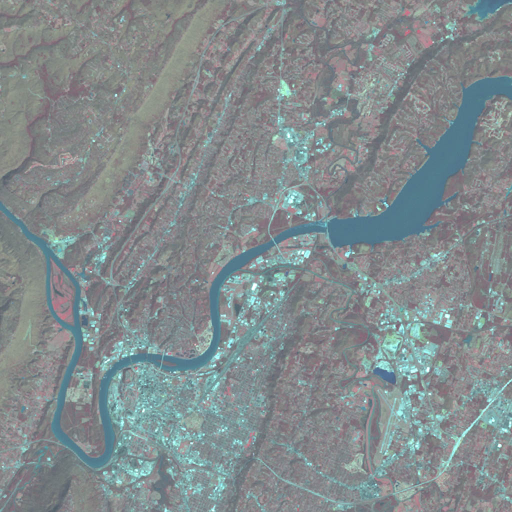
%> input picture LCSI.jpg, 1024 x 1024 px (shown at 1/2 size)
$ octave Shannon.m   (GNU Octave 9; MATLAB toolbox functions it lacks are replaced by stand-ins)
%> lines starting %> are read from the running program, lines starting %| are printed output that depends on the picture

I = (imread('LCSI.jpg'));
%> I is the input picture: size 1024x1024x3 uint8; mean R, G, B 131, 140.2, 142.3
%I=rgb2gray(I);
[r,c,k]=size(I)
%> r = 1024; c = 1024; k = 3
rChannel=I(:,:,1);
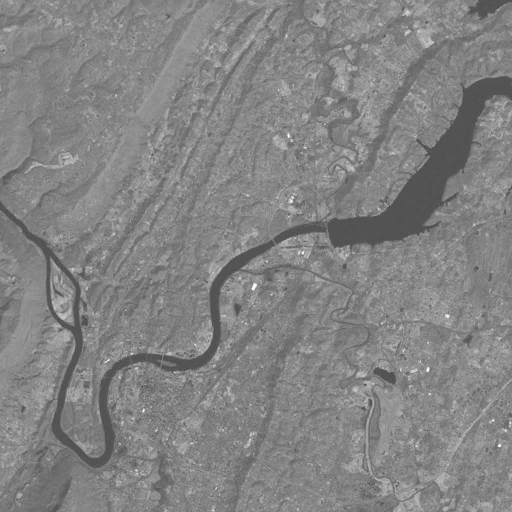
%> rChannel: size 1024x1024 uint8 (shown at 1/2 size); min 60, max 255, mean 131
gChannel=I(:,:,2);
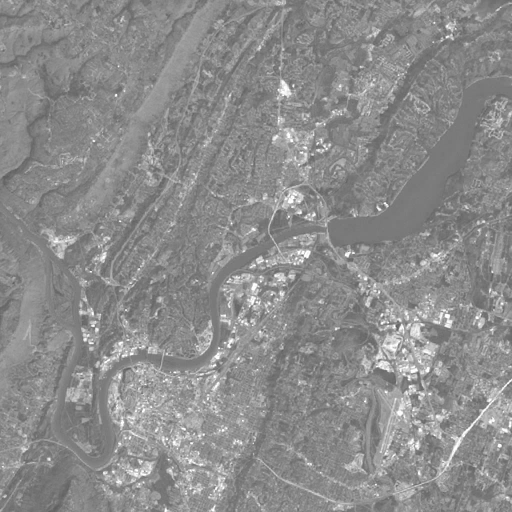
%> gChannel: size 1024x1024 uint8 (shown at 1/2 size); min 72, max 255, mean 140.2
bChannel=I(:,:,3);
rArray=rChannel(:);
gArray=gChannel(:);
bArray=bChannel(:);

minArray=zeros(size(rArray));
%> (the run ends here)
